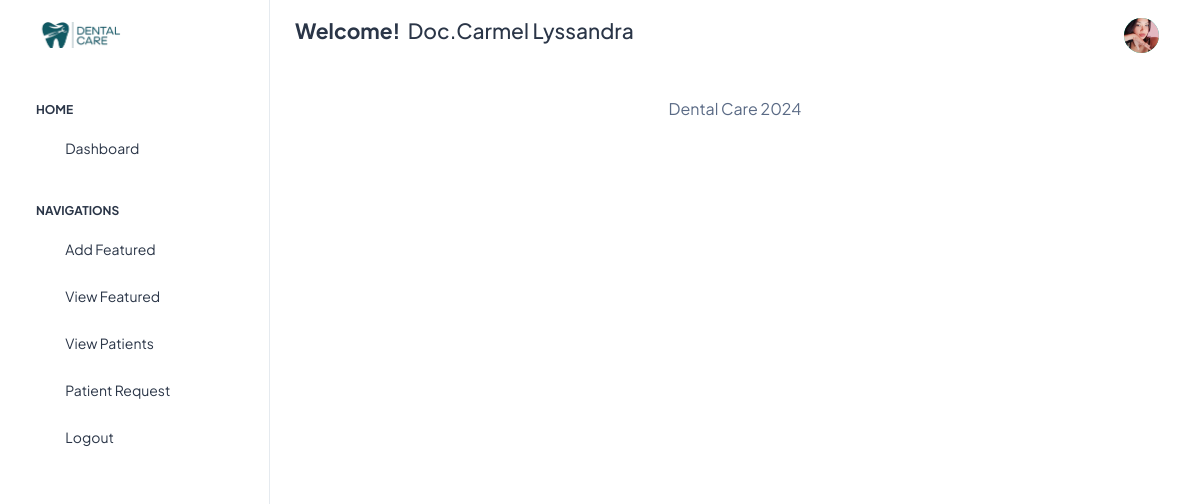
The page /base/ (signed in) on the database its author committed.
### app/models.py (models this page shows)
class CustomUser(AbstractUser):
    USER = (
        ('1','Dentist'),
        ('2', 'Patient'),
    )
    user_type = models.CharField(choices=USER,max_length=50,default=1)
    profile_pic = models.ImageField(upload_to='media/profile_pic',null=True,blank=False)
    address = models.TextField()
    postal = models.TextField()
    gender = models.CharField(max_length=100)
    contact_number = models.TextField()

### dental_care_management/views.py (the view)
# urls.py: path('base/', views.BASE,name='base'),
def BASE(request):
    return render(request,'base.html')

### templates/base.html (shortened to what this page needs)
<!doctype html>
<html lang="en">
{% load static %}
<head>
  <link rel="stylesheet" href="{% static 'assets/css/styles.min.css' %}" />
</head>
<body>
  <div class="page-wrapper" id="main-wrapper" data-layout="vertical" data-navbarbg="skin6" data-sidebartype="full"
    data-sidebar-position="fixed" data-header-position="fixed">
      {% include 'includes/sidebar.html' %}
    <div class="body-wrapper">
      {% include 'includes/header.html' %}
      <div class="container-fluid">
        {% include 'includes/footer.html'%}
      </div>
    </div>
  </div>
</body>
</html>

### templates/includes/header.html (shortened to what this page needs)
{% load static %}
<header class="app-header">
        <nav class="navbar navbar-expand-lg navbar-light">
          <ul class="navbar-nav">
            {% if user.user_type == '1' %}
            <li class="nav-item">
              <h4><strong>Welcome!</strong>&nbsp;&nbsp;<span>Doc.{{user.first_name}} {{user.last_name}}</span></h4>
            </li>
            {%elif user.user_type == '2' %}
            <li class="nav-item">
              <h4><strong>Welcome!</strong>&nbsp;&nbsp;<span>{{user.first_name}} {{user.last_name}}</span></h4>
            </li>
            {%endif%}
          </ul>
          <div class="navbar-collapse justify-content-end px-0" id="navbarNav">
            <ul class="navbar-nav flex-row ms-auto align-items-center justify-content-end">
              <li class="nav-item dropdown">
                <a class="nav-link nav-icon-hover" href="javascript:void(0)" id="drop2" data-bs-toggle="dropdown"
                  aria-expanded="false">
                  {% if user.profile_pic == "" %}
                  <img src="{% static 'assets/images/profile/user-1.jpg' %}" alt="" width="35" height="35" class="rounded-circle bg-success" >
                  {% else %}
                  <img src="/{{user.profile_pic}}" alt="" width="35" height="35" class="rounded-circle bg-success">
                  {%endif%}
                </a>
              </li>
            </ul>
          </div>
        </nav>
      </header>

### rows shown on the page
CustomUser: first_name "Carmel", last_name "Lyssandra", profile_pic (picture)
